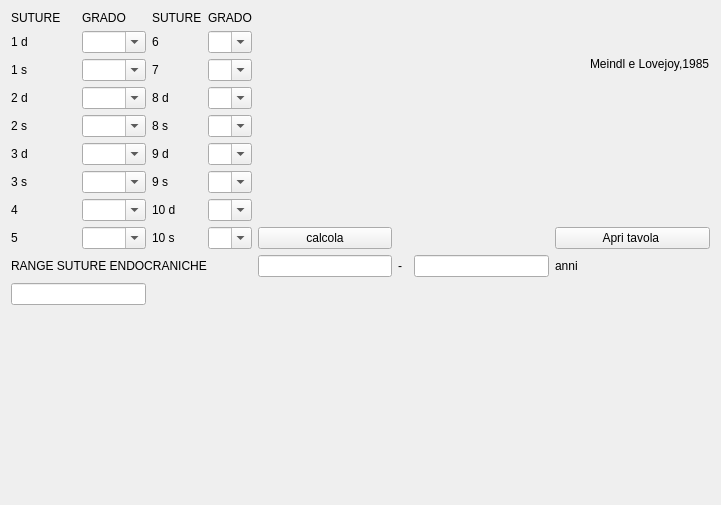
     <widget class="QWidget" name="tabWidgetPage6">
      <attribute name="title">
       <string>Suture endocraniche</string>
      </attribute>
      <layout class="QGridLayout" name="gridLayout_39">
       <item row="0" column="0" rowspan="3">
        <layout class="QGridLayout" name="gridLayout_37">
         <item row="0" column="0">
          <widget class="QLabel" name="label_4_sistema_della_volta_5">
           <property name="text">
            <string>SUTURE</string>
           </property>
          </widget>
         </item>
         <item row="0" column="1">
          <widget class="QLabel" name="label_4_sistema_della_volta_4">
           <property name="text">
            <string>GRADO</string>
           </property>
          </widget>
         </item>
         <item row="1" column="0">
          <widget class="QLabel" name="label_5_1_s_2">
           <property name="text">
            <string>1 d</string>
           </property>
          </widget>
         </item>
         <item row="1" column="1">
          <widget class="QComboBox" name="comboBox_Id_endo">
           <property name="editable">
            <bool>true</bool>
           </property>
           <item>
            <property name="text">
             <string/>
            </property>
           </item>
           <item>
            <property name="text">
             <string>0</string>
            </property>
           </item>
           <item>
            <property name="text">
             <string>1</string>
            </property>
           </item>
           <item>
            <property name="text">
             <string>2</string>
            </property>
           </item>
           <item>
            <property name="text">
             <string>3</string>
            </property>
           </item>
           <item>
            <property name="text">
             <string>4</string>
            </property>
           </item>
          </widget>
         </item>
         <item row="2" column="0">
          <widget class="QLabel" name="label_5_1_s_3">
           <property name="text">
            <string>1 s</string>
           </property>
          </widget>
         </item>
         <item row="2" column="1">
          <widget class="QComboBox" name="comboBox_Is_endo">
           <property name="editable">
            <bool>true</bool>
           </property>
           <item>
            <property name="text">
             <string/>
            </property>
           </item>
           <item>
            <property name="text">
             <string>0</string>
            </property>
           </item>
           <item>
            <property name="text">
             <string>1</string>
            </property>
           </item>
           <item>
            <property name="text">
             <string>2</string>
            </property>
           </item>
           <item>
            <property name="text">
             <string>3</string>
            </property>
           </item>
           <item>
            <property name="text">
             <string>4</string>
            </property>
           </item>
          </widget>
         </item>
         <item row="3" column="0">
          <widget class="QLabel" name="label_5_1_s_4">
           <property name="text">
            <string>2 d</string>
           </property>
          </widget>
         </item>
         <item row="3" column="1">
          <widget class="QComboBox" name="comboBox_IId_endo">
           <property name="editable">
            <bool>true</bool>
           </property>
           <item>
            <property name="text">
             <string/>
            </property>
           </item>
           <item>
            <property name="text">
             <string>0</string>
            </property>
           </item>
           <item>
            <property name="text">
             <string>1</string>
            </property>
           </item>
           <item>
            <property name="text">
             <string>2</string>
            </property>
           </item>
           <item>
            <property name="text">
             <string>3</string>
            </property>
           </item>
           <item>
            <property name="text">
             <string>4</string>
            </property>
           </item>
          </widget>
         </item>
         <item row="4" column="0">
          <widget class="QLabel" name="label_5_1_s_5">
           <property name="text">
            <string>2 s</string>
           </property>
          </widget>
         </item>
         <item row="4" column="1">
          <widget class="QComboBox" name="comboBox_IIs_endo">
           <property name="editable">
            <bool>true</bool>
           </property>
           <item>
            <property name="text">
             <string/>
            </property>
           </item>
           <item>
            <property name="text">
             <string>0</string>
            </property>
           </item>
           <item>
            <property name="text">
             <string>1</string>
            </property>
           </item>
           <item>
            <property name="text">
             <string>2</string>
            </property>
           </item>
           <item>
            <property name="text">
             <string>3</string>
            </property>
           </item>
           <item>
            <property name="text">
             <string>4</string>
            </property>
           </item>
          </widget>
         </item>
         <item row="5" column="0">
          <widget class="QLabel" name="label_5_1_s_7">
           <property name="text">
            <string>3 d</string>
           </property>
          </widget>
         </item>
         <item row="5" column="1">
          <widget class="QComboBox" name="comboBox_IIId_endo">
           <property name="editable">
            <bool>true</bool>
           </property>
           <item>
            <property name="text">
             <string/>
            </property>
           </item>
           <item>
            <property name="text">
             <string>0</string>
            </property>
           </item>
           <item>
            <property name="text">
             <string>1</string>
            </property>
           </item>
           <item>
            <property name="text">
             <string>2</string>
            </property>
           </item>
           <item>
            <property name="text">
             <string>3</string>
            </property>
           </item>
           <item>
            <property name="text">
             <string>4</string>
            </property>
           </item>
          </widget>
         </item>
         <item row="6" column="0">
          <widget class="QLabel" name="label_5_1_s_6">
           <property name="text">
            <string>3 s</string>
           </property>
          </widget>
         </item>
         <item row="6" column="1">
          <widget class="QComboBox" name="comboBox_IIIs_endo">
           <property name="editable">
            <bool>true</bool>
           </property>
           <item>
            <property name="text">
             <string/>
            </property>
           </item>
           <item>
            <property name="text">
             <string>0</string>
            </property>
           </item>
           <item>
            <property name="text">
             <string>1</string>
            </property>
           </item>
           <item>
            <property name="text">
             <string>2</string>
            </property>
           </item>
           <item>
            <property name="text">
             <string>3</string>
            </property>
           </item>
           <item>
            <property name="text">
             <string>4</string>
            </property>
           </item>
          </widget>
         </item>
         <item row="7" column="0">
          <widget class="QLabel" name="label_5_1_s_15">
           <property name="text">
            <string>4</string>
           </property>
          </widget>
         </item>
         <item row="7" column="1">
          <widget class="QComboBox" name="comboBox_IV_endo">
           <property name="editable">
            <bool>true</bool>
           </property>
           <item>
            <property name="text">
             <string/>
            </property>
           </item>
           <item>
            <property name="text">
             <string>0</string>
            </property>
           </item>
           <item>
            <property name="text">
             <string>1</string>
            </property>
           </item>
           <item>
            <property name="text">
             <string>2</string>
            </property>
           </item>
           <item>
            <property name="text">
             <string>3</string>
            </property>
           </item>
           <item>
            <property name="text">
             <string>4</string>
            </property>
           </item>
          </widget>
         </item>
         <item row="8" column="0">
          <widget class="QLabel" name="label_5_1_s_14">
           <property name="text">
            <string>5</string>
           </property>
          </widget>
         </item>
         <item row="8" column="1">
          <widget class="QComboBox" name="comboBox_V_endo">
           <property name="editable">
            <bool>true</bool>
           </property>
           <item>
            <property name="text">
             <string/>
            </property>
           </item>
           <item>
            <property name="text">
             <string>0</string>
            </property>
           </item>
           <item>
            <property name="text">
             <string>1</string>
            </property>
           </item>
           <item>
            <property name="text">
             <string>2</string>
            </property>
           </item>
           <item>
            <property name="text">
             <string>3</string>
            </property>
           </item>
           <item>
            <property name="text">
             <string>4</string>
            </property>
           </item>
          </widget>
         </item>
        </layout>
       </item>
       <item row="0" column="1" rowspan="3" colspan="2">
        <layout class="QGridLayout" name="gridLayout_38">
         <item row="0" column="0">
          <widget class="QLabel" name="label_4_sistema_della_volta_6">
           <property name="text">
            <string>SUTURE</string>
           </property>
          </widget>
         </item>
         <item row="0" column="1">
          <widget class="QLabel" name="label_4_sistema_della_volta_9">
           <property name="text">
            <string>GRADO</string>
           </property>
          </widget>
         </item>
         <item row="1" column="0">
          <widget class="QLabel" name="label_5_1_s_13">
           <property name="text">
            <string>6</string>
           </property>
          </widget>
         </item>
         <item row="1" column="1">
          <widget class="QComboBox" name="comboBox_VI_endo">
           <property name="editable">
            <bool>true</bool>
           </property>
           <item>
            <property name="text">
             <string/>
            </property>
           </item>
           <item>
            <property name="text">
             <string>0</string>
            </property>
           </item>
           <item>
            <property name="text">
             <string>1</string>
            </property>
           </item>
           <item>
            <property name="text">
             <string>2</string>
            </property>
           </item>
           <item>
            <property name="text">
             <string>3</string>
            </property>
           </item>
           <item>
            <property name="text">
             <string>4</string>
            </property>
           </item>
          </widget>
         </item>
         <item row="2" column="0">
          <widget class="QLabel" name="label_5_1_s_10">
           <property name="text">
            <string>7</string>
           </property>
          </widget>
         </item>
         <item row="2" column="1">
          <widget class="QComboBox" name="comboBox_VII_endo">
           <property name="editable">
            <bool>true</bool>
           </property>
           <item>
            <property name="text">
             <string/>
            </property>
           </item>
           <item>
            <property name="text">
             <string>0</string>
            </property>
           </item>
           <item>
            <property name="text">
             <string>1</string>
            </property>
           </item>
           <item>
            <property name="text">
             <string>2</string>
            </property>
           </item>
           <item>
            <property name="text">
             <string>3</string>
            </property>
           </item>
           <item>
            <property name="text">
             <string>4</string>
            </property>
           </item>
          </widget>
         </item>
         <item row="3" column="0">
          <widget class="QLabel" name="label_5_1_s_9">
           <property name="text">
            <string>8 d</string>
           </property>
          </widget>
         </item>
         <item row="3" column="1">
          <widget class="QComboBox" name="comboBox_VIIId_endo">
           <property name="editable">
            <bool>true</bool>
           </property>
           <item>
            <property name="text">
             <string/>
            </property>
           </item>
           <item>
            <property name="text">
             <string>0</string>
            </property>
           </item>
           <item>
            <property name="text">
             <string>1</string>
            </property>
           </item>
           <item>
            <property name="text">
             <string>2</string>
            </property>
           </item>
           <item>
            <property name="text">
             <string>3</string>
            </property>
           </item>
           <item>
            <property name="text">
             <string>4</string>
            </property>
           </item>
          </widget>
         </item>
         <item row="4" column="0">
          <widget class="QLabel" name="label_5_1_s_11">
           <property name="text">
            <string>8 s</string>
           </property>
          </widget>
         </item>
         <item row="4" column="1">
          <widget class="QComboBox" name="comboBox_VIIIs_endo">
           <property name="editable">
            <bool>true</bool>
           </property>
           <item>
            <property name="text">
             <string/>
            </property>
           </item>
           <item>
            <property name="text">
             <string>0</string>
            </property>
           </item>
           <item>
            <property name="text">
             <string>1</string>
            </property>
           </item>
           <item>
            <property name="text">
             <string>2</string>
            </property>
           </item>
           <item>
            <property name="text">
             <string>3</string>
            </property>
           </item>
           <item>
            <property name="text">
             <string>4</string>
            </property>
           </item>
          </widget>
         </item>
         <item row="5" column="0">
          <widget class="QLabel" name="label_5_1_s_12">
           <property name="text">
            <string>9 d</string>
           </property>
          </widget>
         </item>
         <item row="5" column="1">
          <widget class="QComboBox" name="comboBox_IXd_endo">
           <property name="editable">
            <bool>true</bool>
           </property>
           <item>
            <property name="text">
             <string/>
            </property>
           </item>
           <item>
            <property name="text">
             <string>0</string>
            </property>
           </item>
           <item>
            <property name="text">
             <string>1</string>
            </property>
           </item>
           <item>
            <property name="text">
             <string>2</string>
            </property>
           </item>
           <item>
            <property name="text">
             <string>3</string>
            </property>
           </item>
           <item>
            <property name="text">
             <string>4</string>
            </property>
           </item>
          </widget>
         </item>
         <item row="6" column="0">
          <widget class="QLabel" name="label_5_1_s_8">
           <property name="text">
            <string>9 s</string>
           </property>
          </widget>
         </item>
         <item row="6" column="1">
          <widget class="QComboBox" name="comboBox_IXs_endo">
           <property name="editable">
            <bool>true</bool>
           </property>
           <item>
            <property name="text">
             <string/>
            </property>
           </item>
           <item>
            <property name="text">
             <string>0</string>
            </property>
           </item>
           <item>
            <property name="text">
             <string>1</string>
            </property>
           </item>
           <item>
            <property name="text">
             <string>2</string>
            </property>
           </item>
           <item>
            <property name="text">
             <string>3</string>
            </property>
           </item>
           <item>
            <property name="text">
             <string>4</string>
            </property>
           </item>
          </widget>
         </item>
         <item row="7" column="0">
          <widget class="QLabel" name="label_5_1_s_17">
           <property name="text">
            <string>10 d</string>
           </property>
          </widget>
         </item>
         <item row="7" column="1">
          <widget class="QComboBox" name="comboBox_Xd_endo">
           <property name="editable">
            <bool>true</bool>
           </property>
           <item>
            <property name="text">
             <string/>
            </property>
           </item>
           <item>
            <property name="text">
             <string>0</string>
            </property>
           </item>
           <item>
            <property name="text">
             <string>1</string>
            </property>
           </item>
           <item>
            <property name="text">
             <string>2</string>
            </property>
           </item>
           <item>
            <property name="text">
             <string>3</string>
            </property>
           </item>
           <item>
            <property name="text">
             <string>4</string>
            </property>
           </item>
          </widget>
         </item>
         <item row="8" column="0">
          <widget class="QLabel" name="label_5_1_s_16">
           <property name="text">
            <string>10 s</string>
           </property>
          </widget>
         </item>
         <item row="8" column="1">
          <widget class="QComboBox" name="comboBox_Xs_endo">
           <property name="editable">
            <bool>true</bool>
           </property>
           <item>
            <property name="text">
             <string/>
            </property>
           </item>
           <item>
            <property name="text">
             <string>0</string>
            </property>
           </item>
           <item>
            <property name="text">
             <string>1</string>
            </property>
           </item>
           <item>
            <property name="text">
             <string>2</string>
            </property>
           </item>
           <item>
            <property name="text">
             <string>3</string>
            </property>
           </item>
           <item>
            <property name="text">
             <string>4</string>
            </property>
           </item>
          </widget>
         </item>
        </layout>
       </item>
       <item row="0" column="9">
        <widget class="QLabel" name="label_4_sistema_della_volta_10">
         <property name="text">
          <string>Meindl e Lovejoy,1985</string>
         </property>
        </widget>
       </item>
       <item row="1" column="3" colspan="7">
        <spacer name="horizontalSpacer_10">
         <property name="orientation">
          <enum>Qt::Orientation::Horizontal</enum>
         </property>
         <property name="sizeHint" stdset="0">
          <size>
           <width>431</width>
           <height>77</height>
          </size>
         </property>
        </spacer>
       </item>
       <item row="3" column="0" colspan="3">
        <widget class="QLabel" name="label_5_1_s_18">
         <property name="text">
          <string>RANGE SUTURE ENDOCRANICHE</string>
         </property>
        </widget>
       </item>
       <item row="3" column="3">
        <widget class="QLineEdit" name="lineEdit_endo_min"/>
       </item>
       <item row="3" column="6">
        <widget class="QLineEdit" name="lineEdit_endo_max"/>
       </item>
       <item row="5" column="3" colspan="3">
        <spacer name="verticalSpacer">
         <property name="orientation">
          <enum>Qt::Orientation::Vertical</enum>
         </property>
         <property name="sizeHint" stdset="0">
          <size>
           <width>86</width>
           <height>189</height>
          </size>
         </property>
        </spacer>
       </item>
       <item row="3" column="4">
        <widget class="QLabel" name="label_5_1_s_39">
         <property name="text">
          <string>-</string>
         </property>
        </widget>
       </item>
       <item row="3" column="7">
        <widget class="QLabel" name="label_5_1_s_19">
         <property name="text">
          <string>anni</string>
         </property>
        </widget>
       </item>
       <item row="2" column="3">
        <widget class="QPushButton" name="pushButton_range_sut_end">
         <property name="text">
          <string>calcola</string>
         </property>
        </widget>
       </item>
       <item row="4" column="0">
        <widget class="QLineEdit" name="lineEdit_valore_medio"/>
       </item>
       <item row="2" column="7" colspan="3">
        <widget class="QPushButton" name="pushButton_3">
         <property name="text">
          <string>Apri tavola </string>
         </property>
        </widget>
       </item>
      </layout>
     </widget>
